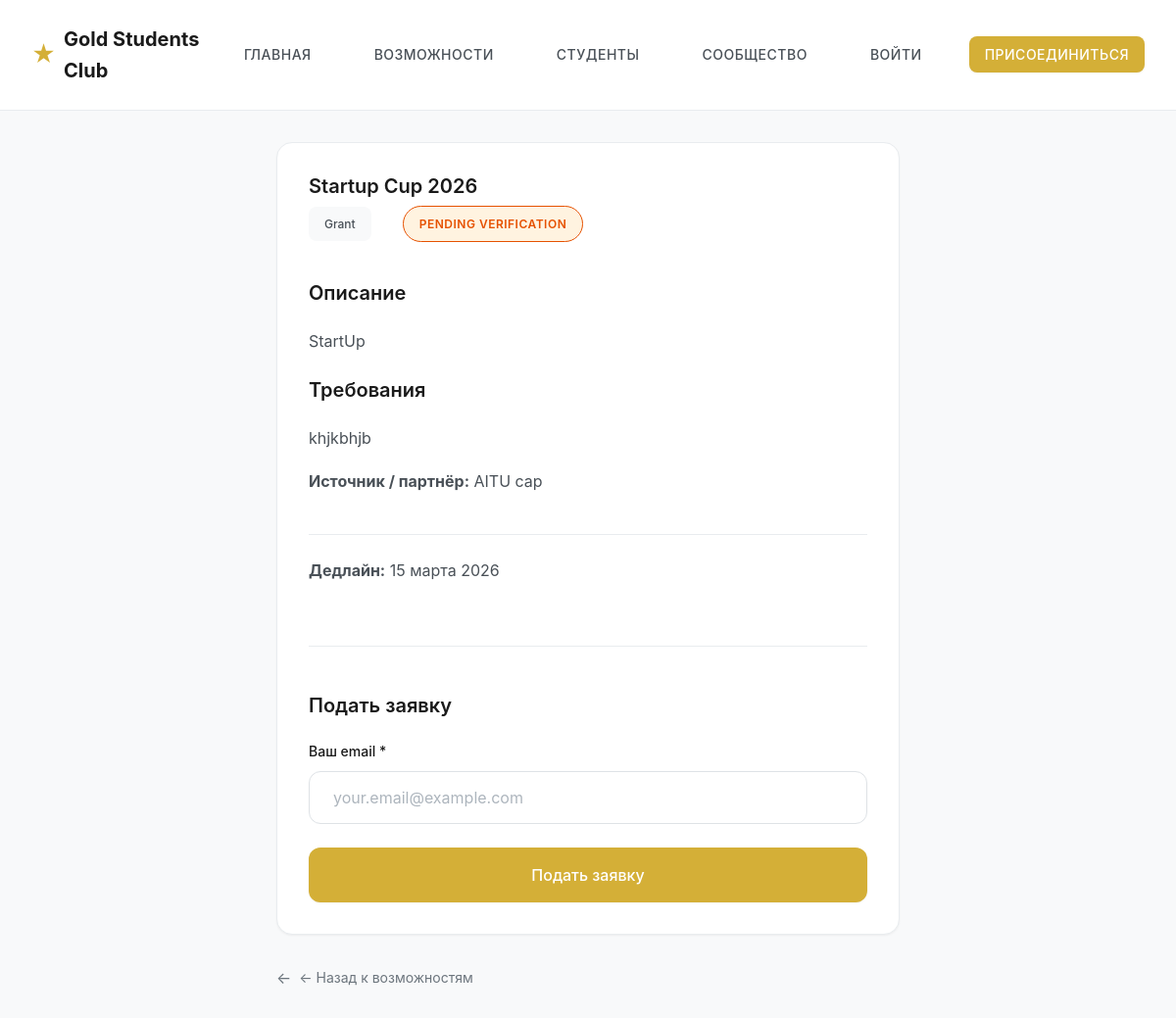
/opportunity/4, run on the app's committed database.
### app.py (models this page shows, shortened)
class Opportunity(db.Model):
    id = db.Column(db.Integer, primary_key=True)
    title = db.Column(db.String(200), nullable=False, index=True)
    description = db.Column(db.Text)
    requirements = db.Column(db.Text)  # требования
    category = db.Column(db.String(50), index=True)  # grant, internship, project, mentor, housing
    deadline = db.Column(db.String(50))
    source = db.Column(db.String(200))  # источник / партнёр
    verified = db.Column(db.Boolean, default=False, index=True)
    views_count = db.Column(db.Integer, default=0)
    created_at = db.Column(db.DateTime, default=datetime.utcnow)
    updated_at = db.Column(db.DateTime, default=datetime.utcnow, onupdate=datetime.utcnow)

### app.py (the view, shortened to what this page needs)
@app.route("/opportunity/<int:op_id>", methods=["GET", "POST"])
def opportunity_page(op_id):
    op = Opportunity.query.get_or_404(op_id)
    if request.method == "GET":
        op.views_count += 1
        db.session.commit()
    return render_template("opportunity_page.html", op=op)

### templates/opportunity_page.html (shortened to what this page needs)
{% extends "base.html" %}
{% block content %}
    <div class="container-narrow">
        <div class="card">
            <div class="card-header">
                <h1 class="card-title">{{ op.title }}</h1>
                <div class="card-subtitle">
                    <span class="category-tag">{{ op.category }}</span>
                    {% if op.verified %}
                        <span class="badge badge-success">✓ Verified</span>
                    {% else %}
                        <span class="badge badge-warning">Pending verification</span>
                    {% endif %}
                </div>
            </div>
            <div class="card-text">
                <h4>Описание</h4>
                <p>{{ op.description or '—' }}</p>
                {% if op.requirements %}
                    <h4 class="mt-3">Требования</h4>
                    <p>{{ op.requirements }}</p>
                {% endif %}
                {% if op.source %}
                    <p class="mt-2"><strong>Источник / партнёр:</strong> {{ op.source }}</p>
                {% endif %}
            </div>
            <div class="card-footer" style="flex-direction: column; align-items: flex-start; gap: var(--spacing-md);">
                <div style="width: 100%;">
                    {% if op.deadline %}<p><strong>Дедлайн:</strong> {{ op.deadline }}</p>{% endif %}
                </div>
                <hr style="width: 100%; border: none; border-top: 1px solid var(--gray-200); margin: var(--spacing-md) 0;">
                <div style="width: 100%;">
                    <h4 style="margin-bottom: var(--spacing-md);">Подать заявку</h4>
                    <form method="post">
                        <div class="form-group">
                            <label class="form-label">Ваш email *</label>
                            <input type="email" name="email" class="form-control" placeholder="your.email@example.com" value="{% if current_user.is_authenticated %}{{ current_user.email }}{% endif %}" required>
                        </div>
                        <button type="submit" class="btn btn-primary btn-block">
                            Подать заявку
                        </button>
                    </form>
                </div>
            </div>
        </div>
        <a href="/opportunities" class="back-link">← Назад к возможностям</a>
    </div>
{% endblock %}

### data on the page
Opportunity: title "Startup Cup 2026", category "Grant", description "StartUp", requirements "khjkbhjb", source "AITU cap", deadline "15 марта 2026"
